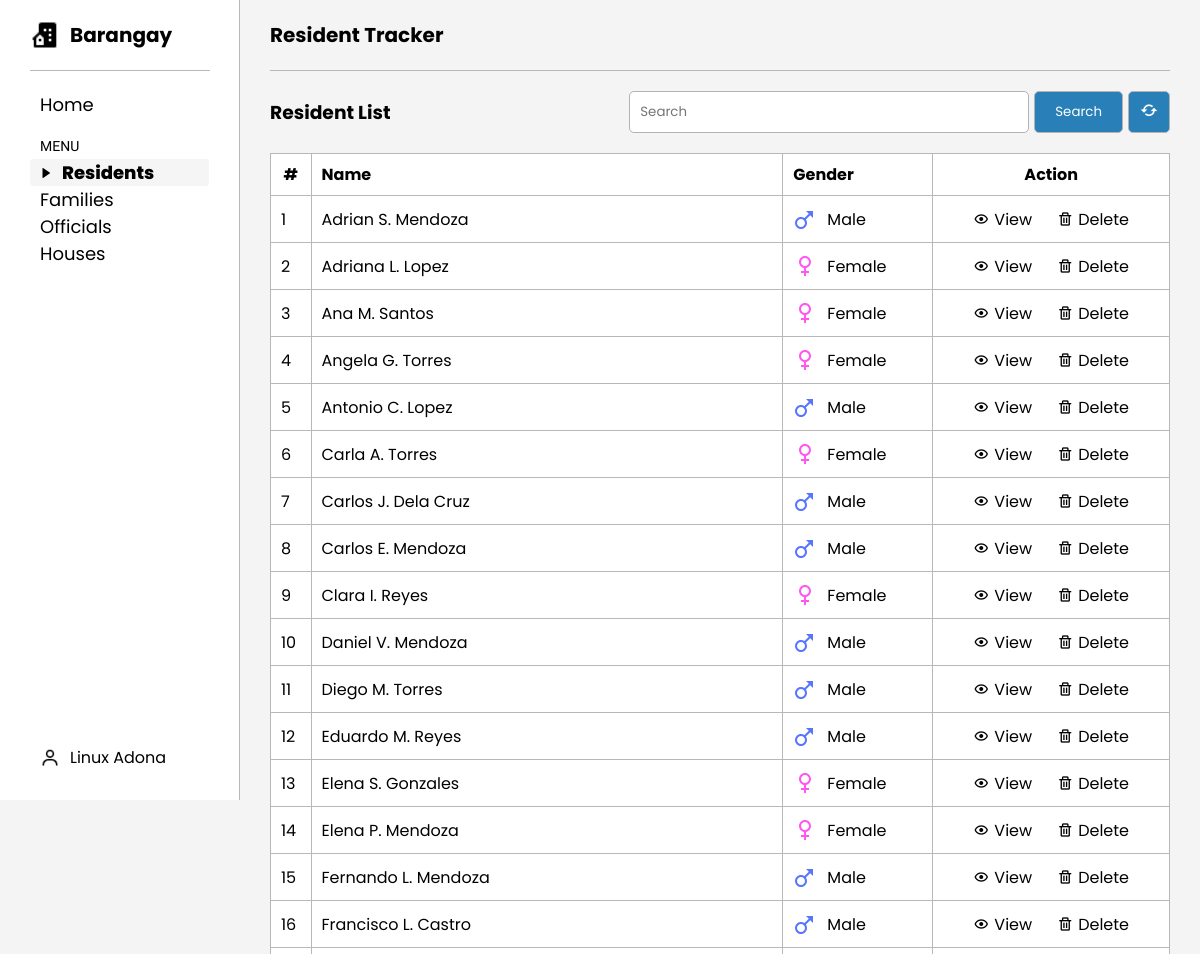
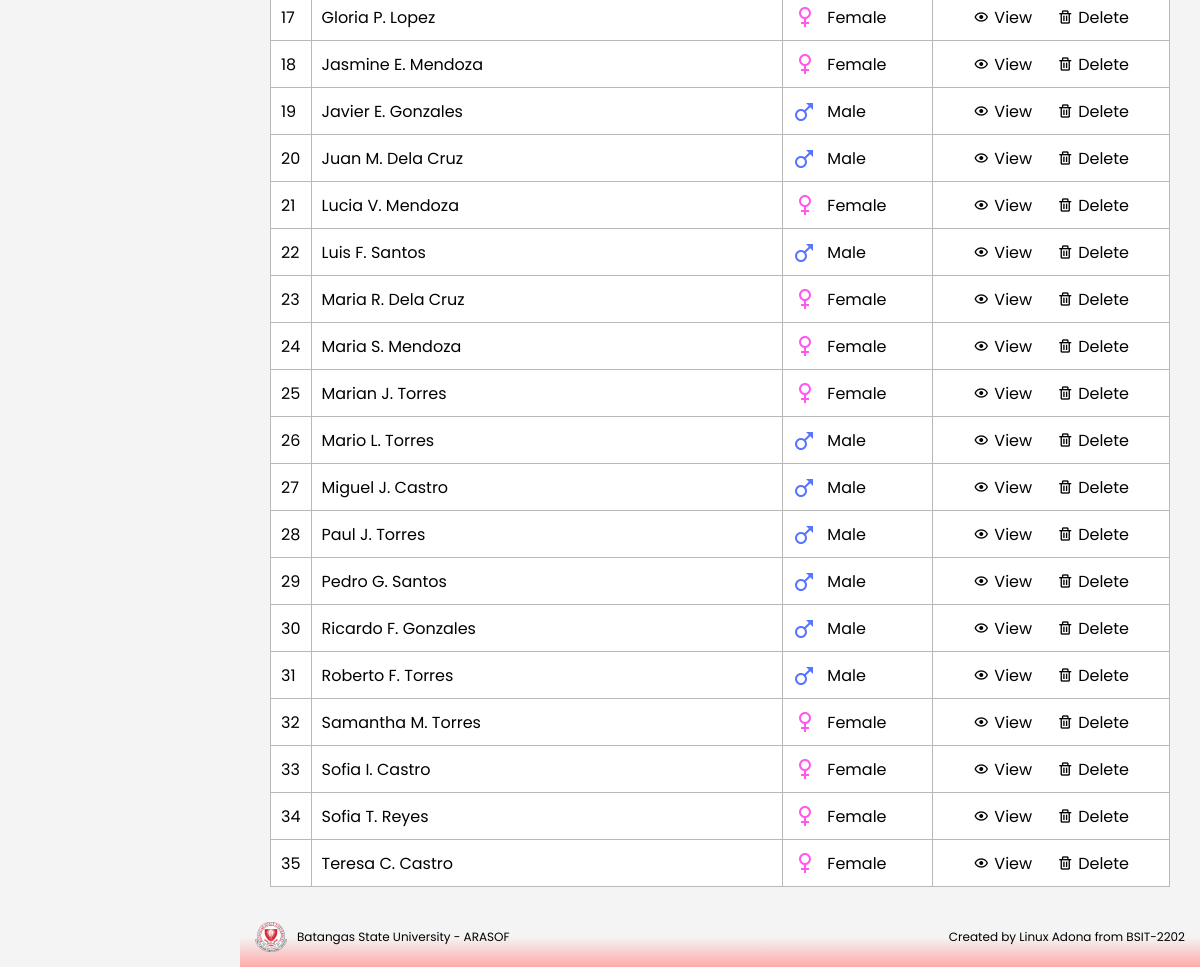
The page /residents-page/residents.php on the database its author committed (2 pictures, top to bottom).
### tables this page shows
CREATE TABLE `resident` (
  `resident_id` int(11) NOT NULL,
  `first_name` varchar(50) DEFAULT NULL,
  `middle_name` varchar(50) DEFAULT NULL,
  `last_name` varchar(50) DEFAULT NULL,
  `gender` enum('Male','Female') DEFAULT NULL,
  `date_of_birth` date DEFAULT NULL,
  `address_id` int(11) DEFAULT NULL,
  `family_head` tinyint(1) DEFAULT NULL,
  `family_id` int(11) DEFAULT NULL
);

### brgy_management/tables/residents_info/resident_table.php (the view, shortened to what this page needs)
<?php
$search = isset($_GET['search']) ? $_GET['search'] : '';
$sql = "SELECT r.resident_id, r.first_name, r.middle_name, r.last_name, r.gender, a.house_number, a.street
        FROM resident r
        JOIN address a ON r.address_id = a.address_id
        WHERE r.first_name LIKE '%$search%' OR r.last_name LIKE '%$search%'
        OR a.house_number LIKE '%$search%' OR a.street LIKE '%$search%' OR r.gender LIKE '%$search%'
        ORDER BY r.first_name, r.last_name ASC";
$result = $conn->query($sql);
$counter = 0;
if ($result->num_rows > 0) {
    while ($row = $result->fetch_assoc()) {
        $counter++;
        $gender = "";
        if ($row['gender'] == "Male") {
            $gender = "<img/>";
        } else {
            $gender = "<img/>";
        }
        $to_string = "<tr>
                        <td>" . $counter . "</td>
                        <td>" . $row['first_name'] . " " . substr($row['middle_name'], 0, 1) . ". " . $row['last_name'] . "</td>
                        <td>
                            <div class='gender'>" . $gender . "<p>" . $row['gender'] . "</p></td>
                        <td>
                            <div class='actions'>
                                <a href='view_resident.php?id=" . $row['resident_id'] . "' class='view-link'>
                                    <div class='bx-action'>
                                        <i class='bx bx-show' ></i>
                                        <p>View</p>
                                    </div>
                                </a>
                                <a href='delete_resident.php?id=" . $row['resident_id'] . "' class='delete-link'>
                                    <div class='bx-action'>
                                        <i class='bx bx-trash' ></i>
                                        <p>Delete</p>
                                    </div>
                                </a>
                            </div>
                        </td>
                    </tr>";
        echo $to_string;
    }
} else {
    echo "<tr><td colspan='5'>No residents found.</td></tr>";
}

### styles/residents/residents.css (style rules this page uses)
table, th, td { border: 1px solid #ddd; }
th, td { padding: 8px 10px; text-align: left; background-color: #fff; border: 1px solid #b8b8b8; }
td { white-space: nowrap; }
th:nth-child(2), td:nth-child(2) { width: auto; }
th:nth-child(3), td:nth-child(3) { width: 150px; }
th:nth-child(1), td:nth-child(1), th:nth-child(4), td:nth-child(4) { width: 1%; }
.gender { display: flex; align-items: center; gap: 10px; }
.actions { display: flex; align-items: center; justify-content: center; gap: 5px; height: 30px; padding: 0 20px; }
.actions a { text-decoration: none; color: inherit; }
.bx-action { display: flex; gap: 5px; align-items: center; padding: 5px 10px; border-radius: 4px; transition: all 0.2s ease; }

### styles/style.css (style rules this page uses)
* { margin: 0; padding: 0; box-sizing: border-box; font-family: 'Poppins', sans-serif; }
body { height: 100vh; background: #f4f4f4; overflow: auto; }

### rows shown on the page
resident: first_name "Adrian", middle_name "S", last_name "Mendoza", gender "Male"
resident: first_name "Adriana", middle_name "L", last_name "Lopez", gender "Female"
resident: first_name "Ana", middle_name "M", last_name "Santos", gender "Female"
resident: first_name "Angela", middle_name "G", last_name "Torres", gender "Female"
resident: first_name "Antonio", middle_name "C", last_name "Lopez", gender "Male"
resident: first_name "Carla", middle_name "A", last_name "Torres", gender "Female"
resident: first_name "Carlos", middle_name "J", last_name "Dela Cruz", gender "Male"
resident: first_name "Carlos", middle_name "E", last_name "Mendoza", gender "Male"
resident: first_name "Clara", middle_name "I", last_name "Reyes", gender "Female"
resident: first_name "Daniel", middle_name "V", last_name "Mendoza", gender "Male"
resident: first_name "Diego", middle_name "M", last_name "Torres", gender "Male"
resident: first_name "Eduardo", middle_name "M", last_name "Reyes", gender "Male"
resident: first_name "Elena", middle_name "S", last_name "Gonzales", gender "Female"
resident: first_name "Elena", middle_name "P", last_name "Mendoza", gender "Female"
resident: first_name "Fernando", middle_name "L", last_name "Mendoza", gender "Male"
resident: first_name "Francisco", middle_name "L", last_name "Castro", gender "Male"
resident: first_name "Gloria", middle_name "P", last_name "Lopez", gender "Female"
resident: first_name "Jasmine", middle_name "E", last_name "Mendoza", gender "Female"
resident: first_name "Javier", middle_name "E", last_name "Gonzales", gender "Male"
resident: first_name "Juan", middle_name "M", last_name "Dela Cruz", gender "Male"
resident: first_name "Lucia", middle_name "V", last_name "Mendoza", gender "Female"
resident: first_name "Luis", middle_name "F", last_name "Santos", gender "Male"
resident: first_name "Maria", middle_name "R", last_name "Dela Cruz", gender "Female"
resident: first_name "Maria", middle_name "S", last_name "Mendoza", gender "Female"
resident: first_name "Marian", middle_name "J", last_name "Torres", gender "Female"
resident: first_name "Mario", middle_name "L", last_name "Torres", gender "Male"
resident: first_name "Miguel", middle_name "J", last_name "Castro", gender "Male"
resident: first_name "Paul", middle_name "J", last_name "Torres", gender "Male"
resident: first_name "Pedro", middle_name "G", last_name "Santos", gender "Male"
resident: first_name "Ricardo", middle_name "F", last_name "Gonzales", gender "Male"
resident: first_name "Roberto", middle_name "F", last_name "Torres", gender "Male"
resident: first_name "Samantha", middle_name "M", last_name "Torres", gender "Female"
resident: first_name "Sofia", middle_name "I", last_name "Castro", gender "Female"
resident: first_name "Sofia", middle_name "T", last_name "Reyes", gender "Female"
resident: first_name "Teresa", middle_name "C", last_name "Castro", gender "Female"
